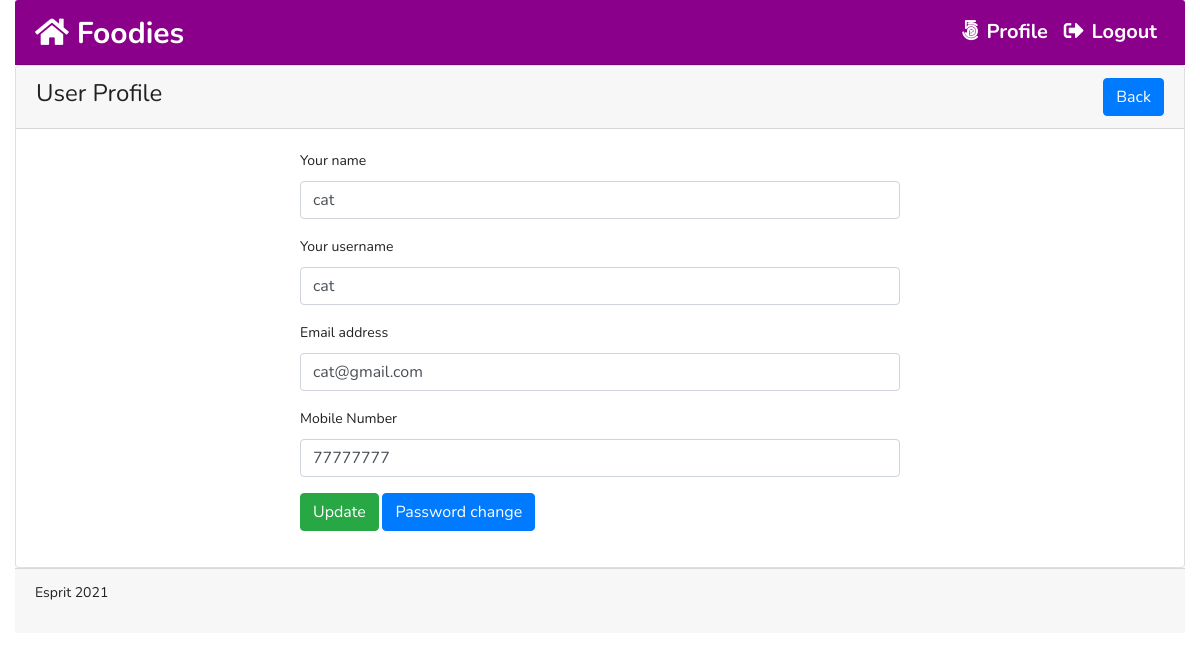
/profile.php?id=62 (signed in), run on the app's committed database.
### tables this page shows
CREATE TABLE IF NOT EXISTS `users` (
  `id` int NOT NULL AUTO_INCREMENT,
  `name` varchar(255) DEFAULT NULL,
  `username` varchar(255) DEFAULT NULL,
  `email` varchar(255) DEFAULT NULL,
  `password` varchar(255) DEFAULT NULL,
  `mobile` varchar(25) DEFAULT NULL,
  `roleid` tinyint DEFAULT NULL,
  `isActive` tinyint DEFAULT '0',
  `created_at` timestamp NOT NULL DEFAULT CURRENT_TIMESTAMP,
  `updated_at` timestamp NOT NULL DEFAULT CURRENT_TIMESTAMP,
  PRIMARY KEY (`id`)
);

### classes/Users.php (called while the page is built, shortened)
<?php
include 'lib/Database.php';
include_once 'lib/Session.php';
class Users{
  private $db;
  public function __construct(){
    $this->db = new Database();
  }
    public function getUserInfoById($userid){
      $sql = "SELECT * FROM users WHERE id = :id LIMIT 1";
      $stmt = $this->db->pdo->prepare($sql);
      $stmt->bindValue(':id', $userid);
      $stmt->execute();
      $result = $stmt->fetch(PDO::FETCH_OBJ);
      if ($result) {
        return $result;
      }else{
        return false;
      }
    }
}

### lib/Database.php (called while the page is built, shortened)
<?php
class  Database{
  public $pdo;
  public function __construct(){
    if (!isset($this->pdo)) {
      try {
        $link = new PDO('mysql:host='.DB_HOST.'; dbname='.DB_NAME, DB_USER, DB_PASS);
        $link->setAttribute(PDO::ATTR_ERRMODE, PDO::ERRMODE_EXCEPTION);
        $link->exec("SET CHARACTER SET utf8");
        $this->pdo  =  $link;
      } catch (PDOException $e) {
        die("Connection error...".$e->getMessage());
      }
    }
  }
}

### profile.php (the view, shortened to what this page needs)
<?php
include 'inc/header.php';
 ?>
<?php
if (isset($_GET['id'])) {
  $userid = preg_replace('/[^a-zA-Z0-9-]/', '', (int)$_GET['id']);
}
 ?>
 <div class="card ">
   <div class="card-header">
          <h3>User Profile <span class="float-right"> <a href="index.php" class="btn btn-primary">Back</a> </h3>
        </div>
        <div class="card-body">
    <?php
    $getUinfo = $users->getUserInfoById($userid);
    if ($getUinfo) {
     ?>
          <div style="width:600px; margin:0px auto">
          <form class="" action="" method="POST">
              <div class="form-group">
                <label for="name">Your name</label>
                <input type="text" name="name" value="<?php echo $getUinfo->name; ?>" class="form-control">
              </div>
              <div class="form-group">
                <label for="username">Your username</label>
                <input type="text" name="username" value="<?php echo $getUinfo->username; ?>" class="form-control">
              </div>
              <div class="form-group">
                <label for="email">Email address</label>
                <input type="email" id="email" name="email" value="<?php echo $getUinfo->email; ?>" class="form-control">
              </div>
              <div class="form-group">
                <label for="mobile">Mobile Number</label>
                <input type="text" id="mobile" name="mobile" value="<?php echo $getUinfo->mobile; ?>" class="form-control">
              </div>
              <?php if (Session::get("id") == $getUinfo->id) {?>
              <div class="form-group">
                <button type="submit" name="update" class="btn btn-success">Update</button>
                <a class="btn btn-primary" href="changepass.php?id=<?php echo $getUinfo->id;?>">Password change</a>
              </div>
            <?php } elseif(Session::get("roleid") == '2') {?>
              <div class="form-group">
                <button type="submit" name="update" class="btn btn-success">Update</button>
              </div>
              <?php   }else{ ?>
                  <div class="form-group">
                    <a class="btn btn-primary" href="index.php">Ok</a>
                  </div>
                <?php } ?>
          </form>
        </div>
      <?php }else{
        header('Location:index.php');
      } ?>
      </div>
    </div>
  <?php
  include 'inc/footer.php';
  ?>

### assets/style.css (style rules this page uses)
body { line-height: 24px; font-size: 14px; font-style: normal; font-weight: normal; visibility: visible; font-family: 'Nunito', sans-serif; color: #222; }
h1, h2, h3, h4, h5, h6 { color: #222; font-family: 'Nunito', sans-serif; font-weight: 400; margin-top: 0; }
h3 { font-size: 24px; line-height: 30px; }

### data on the page
users: name "cat", username "cat", email "cat@gmail.com", mobile "77777777"
